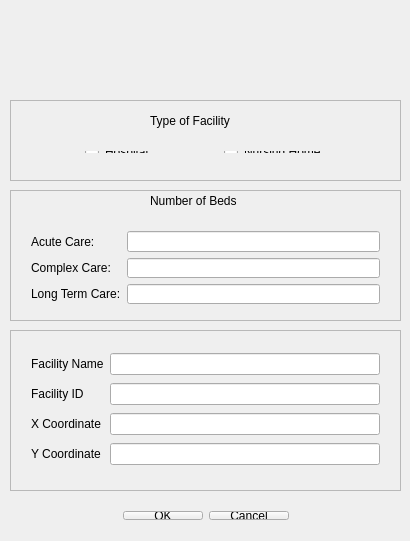
<?xml version="1.0" encoding="UTF-8"?>
<ui version="4.0">
 <class>AddFacility</class>
 <widget class="QMainWindow" name="AddFacility">
  <property name="geometry">
   <rect>
    <x>0</x>
    <y>0</y>
    <width>410</width>
    <height>541</height>
   </rect>
  </property>
  <property name="windowTitle">
   <string>AddFacility</string>
  </property>
  <widget class="QWidget" name="centralWidget">
   <widget class="QWidget" name="layoutWidget_2">
    <property name="geometry">
     <rect>
      <x>0</x>
      <y>500</y>
      <width>411</width>
      <height>31</height>
     </rect>
    </property>
    <layout class="QHBoxLayout" name="horizontalLayout">
     <item>
      <spacer name="horizontalSpacer">
       <property name="orientation">
        <enum>Qt::Horizontal</enum>
       </property>
       <property name="sizeHint" stdset="0">
        <size>
         <width>98</width>
         <height>20</height>
        </size>
       </property>
      </spacer>
     </item>
     <item>
      <layout class="QGridLayout" name="gridLayout_2">
       <item row="0" column="0">
        <widget class="QPushButton" name="okBtn">
         <property name="text">
          <string>OK</string>
         </property>
        </widget>
       </item>
       <item row="0" column="1">
        <widget class="QPushButton" name="cancelBtn">
         <property name="text">
          <string>Cancel</string>
         </property>
        </widget>
       </item>
      </layout>
     </item>
     <item>
      <spacer name="horizontalSpacer_2">
       <property name="orientation">
        <enum>Qt::Horizontal</enum>
       </property>
       <property name="sizeHint" stdset="0">
        <size>
         <width>98</width>
         <height>20</height>
        </size>
       </property>
      </spacer>
     </item>
    </layout>
   </widget>
   <widget class="QFrame" name="frame_2">
    <property name="geometry">
     <rect>
      <x>10</x>
      <y>190</y>
      <width>391</width>
      <height>131</height>
     </rect>
    </property>
    <property name="frameShape">
     <enum>QFrame::StyledPanel</enum>
    </property>
    <property name="frameShadow">
     <enum>QFrame::Raised</enum>
    </property>
    <widget class="QLabel" name="label_8">
     <property name="geometry">
      <rect>
       <x>140</x>
       <y>0</y>
       <width>111</width>
       <height>21</height>
      </rect>
     </property>
     <property name="text">
      <string>Number of Beds</string>
     </property>
    </widget>
    <widget class="QWidget" name="">
     <property name="geometry">
      <rect>
       <x>10</x>
       <y>30</y>
       <width>371</width>
       <height>95</height>
      </rect>
     </property>
     <layout class="QGridLayout" name="gridLayout_3">
      <item row="0" column="0">
       <widget class="QLabel" name="label_6">
        <property name="text">
         <string>Acute Care:</string>
        </property>
       </widget>
      </item>
      <item row="0" column="1">
       <widget class="QLineEdit" name="acuteLine"/>
      </item>
      <item row="1" column="0">
       <widget class="QLabel" name="label_13">
        <property name="text">
         <string>Complex Care:</string>
        </property>
       </widget>
      </item>
      <item row="1" column="1">
       <widget class="QLineEdit" name="complexLine"/>
      </item>
      <item row="2" column="0">
       <widget class="QLabel" name="label_14">
        <property name="text">
         <string>Long Term Care:</string>
        </property>
       </widget>
      </item>
      <item row="2" column="1">
       <widget class="QLineEdit" name="longLine"/>
      </item>
     </layout>
    </widget>
   </widget>
   <widget class="QFrame" name="frame">
    <property name="geometry">
     <rect>
      <x>10</x>
      <y>100</y>
      <width>391</width>
      <height>81</height>
     </rect>
    </property>
    <property name="frameShape">
     <enum>QFrame::StyledPanel</enum>
    </property>
    <property name="frameShadow">
     <enum>QFrame::Raised</enum>
    </property>
    <widget class="QLabel" name="label_4">
     <property name="geometry">
      <rect>
       <x>140</x>
       <y>10</y>
       <width>101</width>
       <height>21</height>
      </rect>
     </property>
     <property name="text">
      <string>Type of Facility</string>
     </property>
    </widget>
    <widget class="QWidget" name="layoutWidget">
     <property name="geometry">
      <rect>
       <x>0</x>
       <y>40</y>
       <width>391</width>
       <height>24</height>
      </rect>
     </property>
     <layout class="QHBoxLayout" name="horizontalLayout_2">
      <item>
       <spacer name="horizontalSpacer_3">
        <property name="orientation">
         <enum>Qt::Horizontal</enum>
        </property>
        <property name="sizeHint" stdset="0">
         <size>
          <width>40</width>
          <height>20</height>
         </size>
        </property>
       </spacer>
      </item>
      <item>
       <widget class="QRadioButton" name="hospitalRadio">
        <property name="text">
         <string>Hospital</string>
        </property>
       </widget>
      </item>
      <item>
       <spacer name="horizontalSpacer_4">
        <property name="orientation">
         <enum>Qt::Horizontal</enum>
        </property>
        <property name="sizeHint" stdset="0">
         <size>
          <width>40</width>
          <height>20</height>
         </size>
        </property>
       </spacer>
      </item>
      <item>
       <widget class="QRadioButton" name="nursingRadio">
        <property name="text">
         <string>Nursing Home</string>
        </property>
       </widget>
      </item>
      <item>
       <spacer name="horizontalSpacer_5">
        <property name="orientation">
         <enum>Qt::Horizontal</enum>
        </property>
        <property name="sizeHint" stdset="0">
         <size>
          <width>40</width>
          <height>20</height>
         </size>
        </property>
       </spacer>
      </item>
     </layout>
    </widget>
    <zorder>layoutWidget</zorder>
    <zorder>label_4</zorder>
   </widget>
   <widget class="QLabel" name="crossImg">
    <property name="geometry">
     <rect>
      <x>290</x>
      <y>10</y>
      <width>71</width>
      <height>71</height>
     </rect>
    </property>
    <property name="text">
     <string/>
    </property>
   </widget>
   <widget class="QFrame" name="frame_3">
    <property name="geometry">
     <rect>
      <x>10</x>
      <y>330</y>
      <width>391</width>
      <height>161</height>
     </rect>
    </property>
    <property name="frameShape">
     <enum>QFrame::StyledPanel</enum>
    </property>
    <property name="frameShadow">
     <enum>QFrame::Raised</enum>
    </property>
    <widget class="QWidget" name="">
     <property name="geometry">
      <rect>
       <x>10</x>
       <y>10</y>
       <width>371</width>
       <height>141</height>
      </rect>
     </property>
     <layout class="QGridLayout" name="gridLayout">
      <item row="0" column="0">
       <widget class="QLabel" name="label">
        <property name="text">
         <string>Facility Name</string>
        </property>
       </widget>
      </item>
      <item row="0" column="1">
       <widget class="QLineEdit" name="nameLine"/>
      </item>
      <item row="1" column="0">
       <widget class="QLabel" name="label_2">
        <property name="text">
         <string>Facility ID</string>
        </property>
       </widget>
      </item>
      <item row="1" column="1">
       <widget class="QLineEdit" name="idLine"/>
      </item>
      <item row="2" column="0">
       <widget class="QLabel" name="label_3">
        <property name="text">
         <string>X Coordinate</string>
        </property>
       </widget>
      </item>
      <item row="2" column="1">
       <widget class="QLineEdit" name="xLine"/>
      </item>
      <item row="3" column="0">
       <widget class="QLabel" name="label_5">
        <property name="text">
         <string>Y Coordinate</string>
        </property>
       </widget>
      </item>
      <item row="3" column="1">
       <widget class="QLineEdit" name="yLine"/>
      </item>
     </layout>
    </widget>
   </widget>
  </widget>
 </widget>
 <layoutdefault spacing="6" margin="11"/>
 <resources/>
 <connections/>
</ui>
